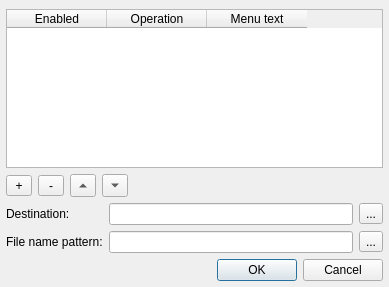
<?xml version="1.0" encoding="UTF-8"?>
<ui version="4.0">
 <class>SettingsDialog</class>
 <widget class="QDialog" name="SettingsDialog">
  <property name="geometry">
   <rect>
    <x>0</x>
    <y>0</y>
    <width>389</width>
    <height>287</height>
   </rect>
  </property>
  <property name="windowTitle">
   <string>File Operations Settings</string>
  </property>
  <layout class="QGridLayout" name="gridLayout_2">
   <property name="leftMargin">
    <number>6</number>
   </property>
   <property name="topMargin">
    <number>9</number>
   </property>
   <property name="rightMargin">
    <number>6</number>
   </property>
   <property name="bottomMargin">
    <number>6</number>
   </property>
   <item row="0" column="0" colspan="2">
    <widget class="QTableWidget" name="tableWidget">
     <property name="selectionMode">
      <enum>QAbstractItemView::SingleSelection</enum>
     </property>
     <property name="selectionBehavior">
      <enum>QAbstractItemView::SelectRows</enum>
     </property>
     <property name="showGrid">
      <bool>true</bool>
     </property>
     <property name="wordWrap">
      <bool>true</bool>
     </property>
     <property name="cornerButtonEnabled">
      <bool>true</bool>
     </property>
     <column>
      <property name="text">
       <string>Enabled</string>
      </property>
     </column>
     <column>
      <property name="text">
       <string>Operation</string>
      </property>
     </column>
     <column>
      <property name="text">
       <string>Menu text</string>
      </property>
     </column>
    </widget>
   </item>
   <item row="1" column="0" colspan="2">
    <layout class="QHBoxLayout" name="horizontalLayout">
     <item>
      <widget class="QToolButton" name="newButton">
       <property name="minimumSize">
        <size>
         <width>26</width>
         <height>0</height>
        </size>
       </property>
       <property name="text">
        <string>+</string>
       </property>
      </widget>
     </item>
     <item>
      <widget class="QToolButton" name="deleteButton">
       <property name="minimumSize">
        <size>
         <width>26</width>
         <height>0</height>
        </size>
       </property>
       <property name="text">
        <string>-</string>
       </property>
      </widget>
     </item>
     <item>
      <widget class="QToolButton" name="toolButton">
       <property name="minimumSize">
        <size>
         <width>26</width>
         <height>0</height>
        </size>
       </property>
       <property name="text">
        <string>...</string>
       </property>
       <property name="arrowType">
        <enum>Qt::UpArrow</enum>
       </property>
      </widget>
     </item>
     <item>
      <widget class="QToolButton" name="toolButton_3">
       <property name="minimumSize">
        <size>
         <width>26</width>
         <height>0</height>
        </size>
       </property>
       <property name="text">
        <string>...</string>
       </property>
       <property name="arrowType">
        <enum>Qt::DownArrow</enum>
       </property>
      </widget>
     </item>
     <item>
      <spacer name="horizontalSpacer">
       <property name="orientation">
        <enum>Qt::Horizontal</enum>
       </property>
       <property name="sizeHint" stdset="0">
        <size>
         <width>178</width>
         <height>23</height>
        </size>
       </property>
      </spacer>
     </item>
    </layout>
   </item>
   <item row="2" column="0" colspan="2">
    <layout class="QGridLayout" name="gridLayout">
     <item row="0" column="0">
      <widget class="QLabel" name="label">
       <property name="text">
        <string>Destination:</string>
       </property>
      </widget>
     </item>
     <item row="0" column="1">
      <widget class="QLineEdit" name="destinationEdit"/>
     </item>
     <item row="0" column="2">
      <widget class="QToolButton" name="destButton">
       <property name="text">
        <string>...</string>
       </property>
      </widget>
     </item>
     <item row="1" column="0">
      <widget class="QLabel" name="label_2">
       <property name="text">
        <string>File name pattern:</string>
       </property>
      </widget>
     </item>
     <item row="1" column="1">
      <widget class="QLineEdit" name="patternEdit"/>
     </item>
     <item row="1" column="2">
      <widget class="QToolButton" name="patternButton">
       <property name="text">
        <string>...</string>
       </property>
      </widget>
     </item>
    </layout>
   </item>
   <item row="3" column="0">
    <spacer name="horizontalSpacer_2">
     <property name="orientation">
      <enum>Qt::Horizontal</enum>
     </property>
     <property name="sizeHint" stdset="0">
      <size>
       <width>267</width>
       <height>20</height>
      </size>
     </property>
    </spacer>
   </item>
   <item row="3" column="1">
    <widget class="QDialogButtonBox" name="buttonBox">
     <property name="standardButtons">
      <set>QDialogButtonBox::Cancel|QDialogButtonBox::Ok</set>
     </property>
    </widget>
   </item>
  </layout>
 </widget>
 <resources/>
 <connections>
  <connection>
   <sender>buttonBox</sender>
   <signal>accepted()</signal>
   <receiver>SettingsDialog</receiver>
   <slot>accept()</slot>
   <hints>
    <hint type="sourcelabel">
     <x>431</x>
     <y>376</y>
    </hint>
    <hint type="destinationlabel">
     <x>155</x>
     <y>378</y>
    </hint>
   </hints>
  </connection>
  <connection>
   <sender>buttonBox</sender>
   <signal>rejected()</signal>
   <receiver>SettingsDialog</receiver>
   <slot>reject()</slot>
   <hints>
    <hint type="sourcelabel">
     <x>433</x>
     <y>381</y>
    </hint>
    <hint type="destinationlabel">
     <x>28</x>
     <y>375</y>
    </hint>
   </hints>
  </connection>
 </connections>
</ui>
